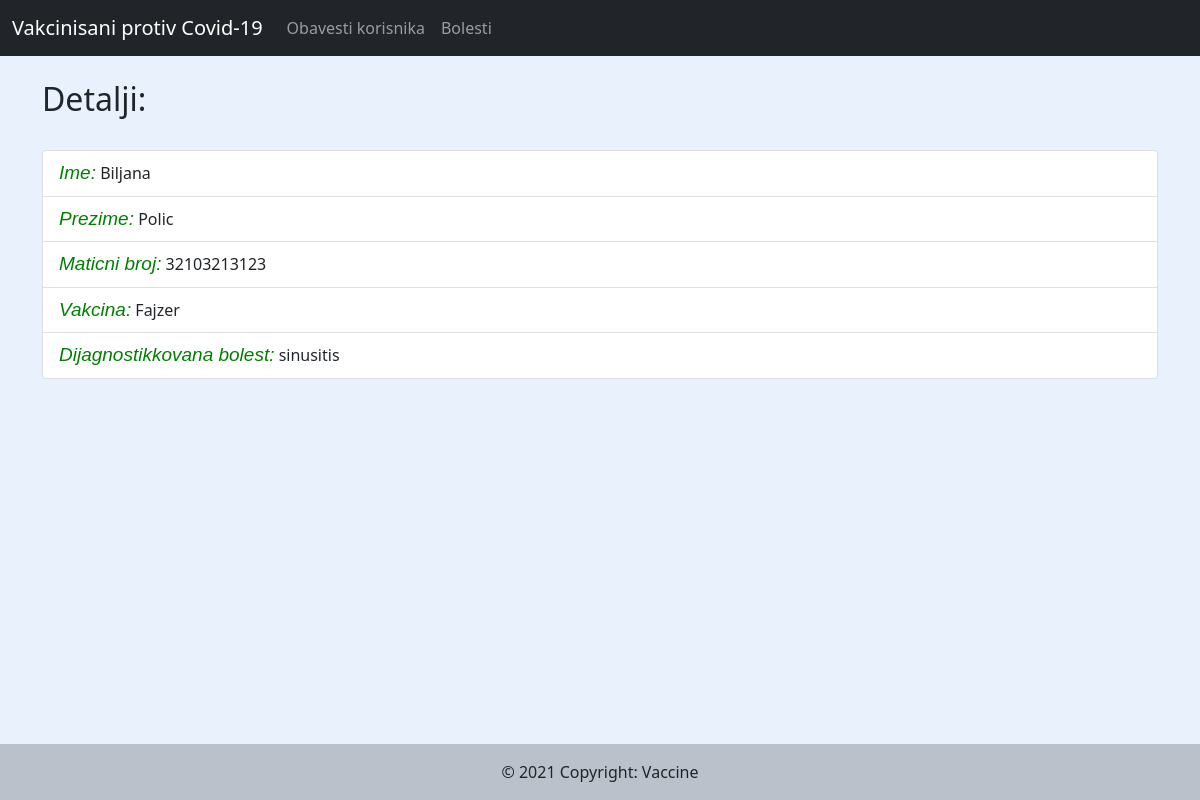
Page /vakcinisan/61 on the committed database.
### vakcinisani/models.py (models this page shows, shortened)
class Vakcinisan(models.Model):
    ime = models.CharField(max_length=200)
    prezime = models.CharField(max_length=200)
    vrste_vakcina = (
        ("Fajzer","Fajzer"),
        ("Sputnjik","Sputnjik"),
        ("Astra Zeneka","Astra Zeneka"),
        ("Sinofarm","Sinofarm"),
        ("Moderna","Moderna"),
    )
    jmbg = models.CharField(max_length=13, blank=True)
    vakcina = models.CharField(max_length=100, choices=vrste_vakcina)
    alergija = models.BooleanField(default=False)
    datum = models.DateTimeField(auto_now_add=True, null=True)
    email_1 = models.EmailField(max_length=100, null=True)
    email_2 = models.EmailField(max_length=100, null=True)
    bolest_id = models.ForeignKey(Bolest, to_field="id", blank="True", null=True, on_delete=models.SET_NULL)

class Bolest(models.Model):
    id = models.AutoField(primary_key=True)
    ime_bolesti = models.CharField(max_length=100)
    ime_doktora = models.CharField(max_length=100, null=True)
    def __str__(self):
        return self.ime_bolesti

### vakcinisani/views.py (the view, shortened to what this page needs)
# urls.py: path('vakcinisan/<str:pk>', EditVakcinisanView.as_view(), name='vakcinisan'),
class EditVakcinisanView(View):
    template_name = 'vakcinisan.html'
    form = VakcinisanForm
    def get(self, request, pk, *args, **kwargs):
        vakcinisan = Vakcinisan.objects.get(id=pk)
        form = VakcinisanForm(instance=vakcinisan)
        context = {'vakcinisan':vakcinisan, 'form':form}
        return render(request, self.template_name, context)

### vakcinisani/templates/vakcinisan.html
{% extends 'base.html' %}
{% load static %}
{% block content %}
<div class="container">
  <br>
  <h2>Detalji:</h2>
  <br>
  <ul class="list-group">
    <li class="list-group-item"><span class="detalji_span">Ime:</span> {{vakcinisan.ime}}</li>
    <li class="list-group-item"><span class="detalji_span">Prezime:</span> {{vakcinisan.prezime}}</li>
    <li class="list-group-item"><span class="detalji_span">Maticni broj:</span> {{vakcinisan.jmbg}}</li>
    <li class="list-group-item"><span class="detalji_span">Vakcina:</span> {{vakcinisan.vakcina}}</li>
    <li class="list-group-item"><span class="detalji_span">Dijagnostikkovana bolest:</span> {{vakcinisan.bolest_id}}</li>
  </ul>
</div>
{% endblock %}
{% block footer %}
<footer>
  <div id="absolute" class="text-center p-3" style="background-color: rgba(0, 0, 0, 0.2);">
  © 2021 Copyright: Vaccine</div>
</footer>
{% endblock %}

### static/css/main.css (style rules this page uses)
body { background-color: #e8f1fc; }
#absolute { position: absolute; left: 0 ; right: 0; bottom: 0; height:[footer-height]; }
.detalji_span { font-family:sans-serif; font-size: 19px; color: green; font-style: oblique; }

### rows in the picture
Vakcinisan: ime "Biljana", prezime "Polic", jmbg "32103213123", vakcina "Fajzer", bolest_id "sinusitis"
